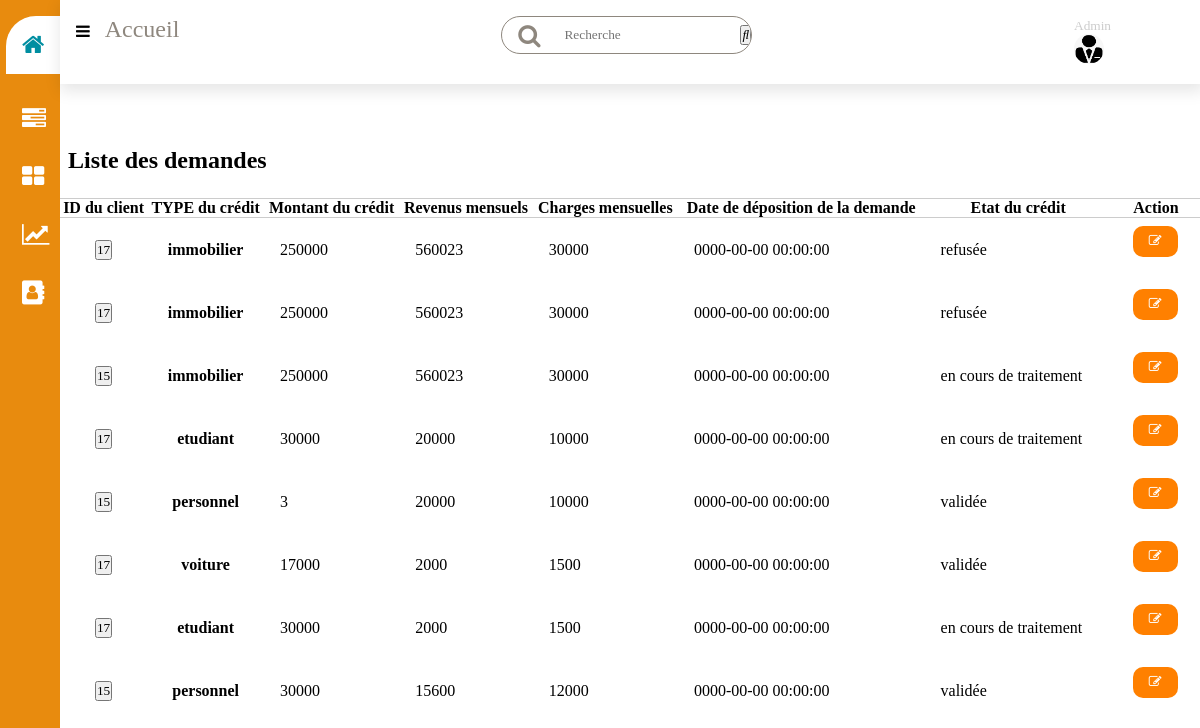
The page /applications (signed in) on the database its author committed.
### tables this page shows
CREATE TABLE `demandecredit` (
  `idd` int(11) NOT NULL,
  `typecredit` varchar(100) NOT NULL,
  `montantcredit` double NOT NULL,
  `revenum` varchar(200) NOT NULL,
  `chargesm` varchar(200) NOT NULL,
  `datecr` datetime NOT NULL,
  `etatcredit` varchar(100) NOT NULL DEFAULT 'en cours de traitement',
  `id` int(11) NOT NULL
);

### controllers/HomeController.php (called while the page is built)
<?php
class HomeController
{
	public function  index($page)
	{
		include('views/'.$page.'.php');
	}
}

### autoload.php (called while the page is built, shortened)
<?php
function autoload($class_name){
	$array_paths = array(
		'database/',
		'app/class/',
		'models/',
		'controllers/'
	);
	$parts = explode('\\',$class_name);
	$name = array_pop($parts);
	foreach($array_paths as $path){
		$file = sprintf($path.'%s.php',$name);
	}
}

### database/Db.php (called while the page is built, shortened)
<?php
class DB{
	static public function connect(){
		$db= new PDO("mysql:host=localhost;dbname=projet","root","");
		$db->exec("set names utf8");
		$db->setAttribute(PDO::ATTR_ERRMODE,PDO::ERRMODE_WARNING);
		return $db;
	}
}

### models/demande.php (called while the page is built, shortened)
<?php
Class demande{
	static public function getAllapp()
	{
		$stmt = DB::connect()->prepare('SELECT * FROM demandecredit ');
		$stmt->execute();
		return $stmt->fetchAll();
}
}

### controllers/DemandeController.php (called while the page is built, shortened)
<?php
class DemandeController
{
	public function getAllApplications()
	{
		$demande= demande::getAllapp();
		return  $demande;
	}
}

### views/applications.php (the view, shortened to what this page needs)
<?php
	if(isset($_POST['find'])){
		$data = new DemandeController();
		$demande = $data->findDemande();
	}else{
		$data = new DemandeController();
		$demande = $data->getAllApplications();
	}
?>
<!DOCTYPE html>
<html lang="en">
<head>
    <link rel="stylesheet" type="text/css"
        href="https://stackpath.bootstrapcdn.com/font-awesome/4.7.0/css/font-awesome.min.css">
  <link rel="stylesheet" href="http://127.0.0.1/final/public/assets/test.css">
  <link rel="stylesheet" href="font-awesome/css/font-awesome.min.css">
</head>
<body>
  <div class="sidebar">
    <div class="sidebar-menu">
      <ul>
        <li>
          <a href="test" class="active"><span class="fa fa-home"></span><span>Dashboard</span></a>
        </li>
        <li>
          <a href="loans"><span class="fa fa-tasks"></span><span>Les types de crédits</span></a>
        </li>
        <li>
          <a href="applications"><span class="fa fa-th-large"></span><span>Les demandes de crédits</span></a>
        </li>
        <li>
          <a href="demandeaccepte"><span class="fa fa-line-chart"></span><span>Les crédits accéptés</span></a>
        </li>
        <li>
          <a href="client"><span class="fa fa-address-book"></span><span>Les clients</span></a>
        </li>
      </ul>
    </div>
  </div>
  <div class="content">
    <header>
      <p><label for="menu"><span class="fa fa-bars"></span></label><span class="accueil">Accueil</span></p>
      <div class="search-wrapper">
        <span class="fa fa-search"></span>
      <form method="post" class="float-right mb-2 d-flex flex-row">
            <input type="search" class="form-control" name="search" placeholder="Recherche">
            <button  name="find" type="submit"><i class="fas fa-search"></i></button>
          </form>
        </div>
      <div class="user-wrapper" id="dropdown">
        <div>
          <small>Admin</small>
        </div>
        <img src="public/assets/admin.png" width="30" height="30" class="logo-admin">
      </div>
    </header>
<div class="container">
  <div class="row my-8">
    <div class="col-md-8 mx-auto">
        <div class="form">
         <div class="card-body bg-light">
          <a href="http://127.0.0.1/final/Add" class="btn btn-sm btn-primary mr-2 mb-2">
          </a>
          <a href="<?php echo BASE_URL;?>" class="btn btn-sm btn-secondary mr-2 mb-2">
          </a>
          <a href="<?php echo BASE_URL;?>logout" title="Déconnexion" class="btn btn-link mr-2 mb-2">
            <i class="fas fa-user mr-2"> <?php echo $_SESSION['username'];?></i>
          </a>
          <form method="post" class="float-right mb-2 d-flex flex-row">
            <button class="btn btn-info btn-sm" name="find" type="submit"><i class="fas fa-search"></i></button>
          </form>
          <table class="table table-hover">
            <thead>
              <tr>
                <div class="composant">
        <div class="ventes">
          <div class="case">
            <div class="header-case">
              <h2>Liste des demandes</h2>
            </div>
            <div class="body-case">
              <div class="tableau">
                <table width="100%">
                  <thead>
                    <tr>
                <th scope="col">ID du client</th>
                <th scope="col">TYPE du crédit</th>
                <th scope="col">Montant du crédit </th>
                <th scope="col">Revenus mensuels</th>
                <th scope="col">Charges mensuelles </th>
                <th scope="col">Date de déposition de la demande </th>
                <th scope="col">Etat du crédit </th>
                <th scope="col">Action </th>
                    </tr>
                  </thead>
                  <tbody>
                    <?php foreach($demande as $dem):?>
                <tr>
                  <form method="post" class="mr-1" action="profileclient">
                      <th scope="row"><button ><?php echo $dem['id']; ?></button></th>
                    </form>
                  <th scope="row"><?php echo $dem['typecredit']; ?></th>
                  <td><?php echo $dem['montantcredit'];?></td>
                  <td><?php echo $dem['revenum'];?></td>
                  <td><?php echo $dem['chargesm'];?></td>
                  <td><?php echo $dem['datecr'];?></td>
                  <td><?php echo $dem['etatcredit'];
                             ?></td>
                             <td class="d-flex flex-row">
                   <form method="post" class="mr-1" action="Updateetat">
                      <button class="btn btn-sm btn-warning"><i class="fa fa-edit"></i></button>
                    </form>
                </td>
              <?php endforeach;?>
                  </tbody>
                </table>
              </div>
            </div>
          </div>
        </div>
</body>
</html>

### index.php
<?php
require_once './autoload.php';
require_once'./controllers/HomeController.php';
$home= new HomeController();
$pages = ['home','Add','Update','Delete','Logout','choicelogin','signup','client', 'login','loginmanager','managers','Addmanager','Deletemanager','Updatemanager','loginadmin','adminpage','loans','Addloan','Deleteloan','Updateloan','demandecredit','clientpage','demande','adddemande','applications','Updateetat','approvedloans','rejectedloans','profile','profileclient','credit','sim','creditperso','creditauto','creditetu','creditimmobilier','addpaiement','demandeaccepte','Onepaiement','forgottenpass','upload','docuploaded','admindocuploaded','test'];
if(isset($_GET['page'])){
		if(in_array($_GET['page'],$pages)){
			$page = $_GET['page'];
			$home->index($page);
		}else{
			include('views/includes/404.php');
		}
	}else{
		$home->index('home');
	}
?>

### public/assets/test.css (style rules this page uses)
* { padding: 0; margin: 0; box-sizing: border-box; list-style-type: none; text-decoration: none; font-family: 'Montserrat'; }
.sidebar { width: 300px; position: fixed; left: 0; top: 0; height: 100vh; background: #E88B0E; z-index: 100; transition: width 300ms; }
.sidebar-menu li { width: 100%; margin-bottom: 2rem; padding-left: 10%; }
.sidebar-menu { margin-top: 1rem; }
.sidebar-menu a { padding-left: 1rem; display: block; color: #fff; font-size: 1.1rem; }
.sidebar-menu a span:first-child { padding-right: 1rem; font-size: 1.5rem; }
.sidebar-menu a.active { background: #fff; padding-top: 1rem; padding-bottom: 1rem; color: #008ea1; border-radius: 30px 0px 0px 0px; }
.content { transition: margin-left 300ms; margin-left: 22%; }
header { background-color: #fff; display: flex; justify-content: space-between; padding: 1rem; box-shadow: 2px 5px 15px 2px rgb(0 0 0 / 10%); position: fixed; left: 22%; width: calc(100% - 22%); top: 0; z-index: 100; transition: left 300ms; }
.accueil { font-size: 1.5rem; padding-right: : 1rem; margin-left: 15px; color: #8E877E; }
.search-wrapper { border: 1px solid #8E877E; border-radius: 20px; height: 38px; display: flex; align-items: center; overflow-x: hidden; }
.search-wrapper input { height: 100%; padding: .5rem; border: none; outline: none; }
.search-wrapper span { display: inline-block; padding: 0rem 1rem; font-size: 1.5rem; color: #8E877E; }
.user-wrapper { display: flex; align-items: center; }
.user-wrapper img { border-radius: 50%; margin-right: 5rem; }
.user-wrapper small { color: #ccc; display: inline-block; }
.logo-admin { cursor: pointer; }
#dropdown { position: relative; display: inline-block; }
.composant { margin-top: 3.5rem; display: grid; grid-gap: 2rem; grid-template-columns: 69% auto; }
.case { background: #fff; border-radius: 10px; }
.header-case, .body-case { padding: .5rem; }
.header-case { display: flex; justify-content: space-between; align-items: center; }
.btn { background: #ff8000; border-radius: 10px; color: #fff; font-size: .8rem; padding: .5rem 1rem; border: none; margin-left: 5px; cursor: pointer; margin-bottom: 1rem; }
table { border-collapse: collapse; }
thead tr { border-top: 1px solid #ccc; border-bottom: 1px solid #ccc; }
td { padding: .5rem 1rem; }
tr td:last-child { display: flex; align-items: center; }
.tableau { overflow-x: auto; width: 100% }
.fa-bars { cursor: pointer; }
ul { list-style-type: none; }
@media only screen and (max-width: 1200px) { .sidebar { width: 60px; } }
@media only screen and (max-width: 1200px) { .content { margin-left: 60px; } }
@media only screen and (max-width: 1200px) { .content header { width: calc(100% - 60px); left: 60px; } }

### rows shown on the page
demandecredit: id "17", typecredit "immobilier", montantcredit "250000", revenum "560023", chargesm "30000", datecr "0000-00-00 00:00:00", etatcredit "refusée"
demandecredit: id "17", typecredit "immobilier", montantcredit "250000", revenum "560023", chargesm "30000", datecr "0000-00-00 00:00:00", etatcredit "refusée"
demandecredit: id "15", typecredit "immobilier", montantcredit "250000", revenum "560023", chargesm "30000", datecr "0000-00-00 00:00:00", etatcredit "en cours de traitement"
demandecredit: id "17", typecredit "etudiant", montantcredit "30000", revenum "20000", chargesm "10000", datecr "0000-00-00 00:00:00", etatcredit "en cours de traitement"
demandecredit: id "15", typecredit "personnel", montantcredit "3", revenum "20000", chargesm "10000", datecr "0000-00-00 00:00:00", etatcredit "validée"
demandecredit: id "17", typecredit "voiture", montantcredit "17000", revenum "2000", chargesm "1500", datecr "0000-00-00 00:00:00", etatcredit "validée"
demandecredit: id "17", typecredit "etudiant", montantcredit "30000", revenum "2000", chargesm "1500", datecr "0000-00-00 00:00:00", etatcredit "en cours de traitement"
demandecredit: id "15", typecredit "personnel", montantcredit "30000", revenum "15600", chargesm "12000", datecr "0000-00-00 00:00:00", etatcredit "validée"
